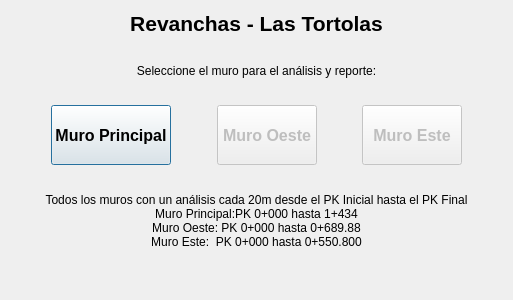
<?xml version="1.0" encoding="UTF-8"?>
<ui version="4.0">
 <class>WelcomeDialog</class>
 <widget class="QDialog" name="WelcomeDialog">
  <property name="geometry">
   <rect>
    <x>0</x>
    <y>0</y>
    <width>513</width>
    <height>300</height>
   </rect>
  </property>
  <property name="windowTitle">
   <string>Revanchas LT - Selección de Muro</string>
  </property>
  <layout class="QVBoxLayout" name="verticalLayout">
   <item>
    <widget class="QLabel" name="title_label">
     <property name="font">
      <font>
       <pointsize>16</pointsize>
       <weight>75</weight>
       <bold>true</bold>
      </font>
     </property>
     <property name="text">
      <string>Revanchas - Las Tortolas</string>
     </property>
     <property name="alignment">
      <set>Qt::AlignCenter</set>
     </property>
    </widget>
   </item>
   <item>
    <spacer name="verticalSpacer_1">
     <property name="orientation">
      <enum>Qt::Vertical</enum>
     </property>
     <property name="sizeHint" stdset="0">
      <size>
       <width>20</width>
       <height>20</height>
      </size>
     </property>
    </spacer>
   </item>
   <item>
    <widget class="QLabel" name="subtitle_label">
     <property name="text">
      <string>Seleccione el muro para el análisis y reporte:</string>
     </property>
     <property name="alignment">
      <set>Qt::AlignCenter</set>
     </property>
    </widget>
   </item>
   <item>
    <spacer name="verticalSpacer_2">
     <property name="orientation">
      <enum>Qt::Vertical</enum>
     </property>
     <property name="sizeHint" stdset="0">
      <size>
       <width>20</width>
       <height>20</height>
      </size>
     </property>
    </spacer>
   </item>
   <item>
    <layout class="QHBoxLayout" name="buttons_layout">
     <item>
      <spacer name="horizontalSpacer_1">
       <property name="orientation">
        <enum>Qt::Horizontal</enum>
       </property>
       <property name="sizeHint" stdset="0">
        <size>
         <width>40</width>
         <height>20</height>
        </size>
       </property>
      </spacer>
     </item>
     <item>
      <widget class="QPushButton" name="wall1_button">
       <property name="minimumSize">
        <size>
         <width>100</width>
         <height>60</height>
        </size>
       </property>
       <property name="font">
        <font>
         <pointsize>12</pointsize>
         <weight>75</weight>
         <bold>true</bold>
        </font>
       </property>
       <property name="toolTip">
        <string>Muro disponible para análisis (PK 0+000 a 1+434)</string>
       </property>
       <property name="text">
        <string>Muro Principal</string>
       </property>
      </widget>
     </item>
     <item>
      <spacer name="horizontalSpacer_2">
       <property name="orientation">
        <enum>Qt::Horizontal</enum>
       </property>
       <property name="sizeHint" stdset="0">
        <size>
         <width>20</width>
         <height>20</height>
        </size>
       </property>
      </spacer>
     </item>
     <item>
      <widget class="QPushButton" name="wall2_button">
       <property name="enabled">
        <bool>false</bool>
       </property>
       <property name="minimumSize">
        <size>
         <width>100</width>
         <height>60</height>
        </size>
       </property>
       <property name="font">
        <font>
         <pointsize>12</pointsize>
         <weight>75</weight>
         <bold>true</bold>
        </font>
       </property>
       <property name="text">
        <string>Muro Oeste</string>
       </property>
      </widget>
     </item>
     <item>
      <spacer name="horizontalSpacer_3">
       <property name="orientation">
        <enum>Qt::Horizontal</enum>
       </property>
       <property name="sizeHint" stdset="0">
        <size>
         <width>20</width>
         <height>20</height>
        </size>
       </property>
      </spacer>
     </item>
     <item>
      <widget class="QPushButton" name="wall3_button">
       <property name="enabled">
        <bool>false</bool>
       </property>
       <property name="minimumSize">
        <size>
         <width>100</width>
         <height>60</height>
        </size>
       </property>
       <property name="font">
        <font>
         <pointsize>12</pointsize>
         <weight>75</weight>
         <bold>true</bold>
        </font>
       </property>
       <property name="text">
        <string>Muro Este</string>
       </property>
      </widget>
     </item>
     <item>
      <spacer name="horizontalSpacer_4">
       <property name="orientation">
        <enum>Qt::Horizontal</enum>
       </property>
       <property name="sizeHint" stdset="0">
        <size>
         <width>40</width>
         <height>20</height>
        </size>
       </property>
      </spacer>
     </item>
    </layout>
   </item>
   <item>
    <spacer name="verticalSpacer_3">
     <property name="orientation">
      <enum>Qt::Vertical</enum>
     </property>
     <property name="sizeHint" stdset="0">
      <size>
       <width>20</width>
       <height>20</height>
      </size>
     </property>
    </spacer>
   </item>
   <item>
    <widget class="QLabel" name="info_label">
     <property name="text">
      <string>Todos los muros con un análisis cada 20m desde el PK Inicial hasta el PK Final
Muro Principal:PK 0+000 hasta 1+434
Muro Oeste: PK 0+000 hasta 0+689.88
Muro Este:  PK 0+000 hasta 0+550.800</string>
     </property>
     <property name="alignment">
      <set>Qt::AlignCenter</set>
     </property>
     <property name="wordWrap">
      <bool>true</bool>
     </property>
    </widget>
   </item>
   <item>
    <spacer name="verticalSpacer_4">
     <property name="orientation">
      <enum>Qt::Vertical</enum>
     </property>
     <property name="sizeHint" stdset="0">
      <size>
       <width>20</width>
       <height>40</height>
      </size>
     </property>
    </spacer>
   </item>
  </layout>
 </widget>
 <resources/>
 <connections/>
</ui>
